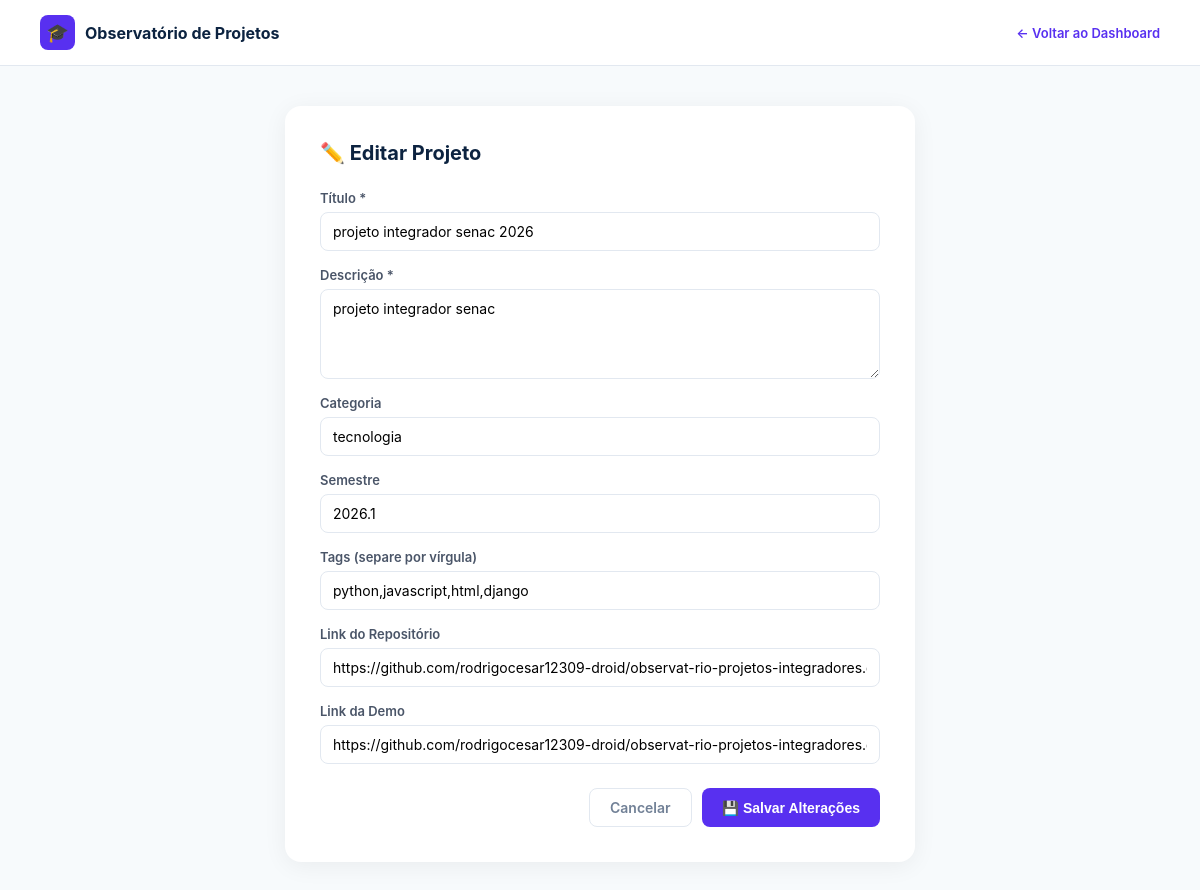
Before: /projetos/editar/1/ (signed in) with the older database file.
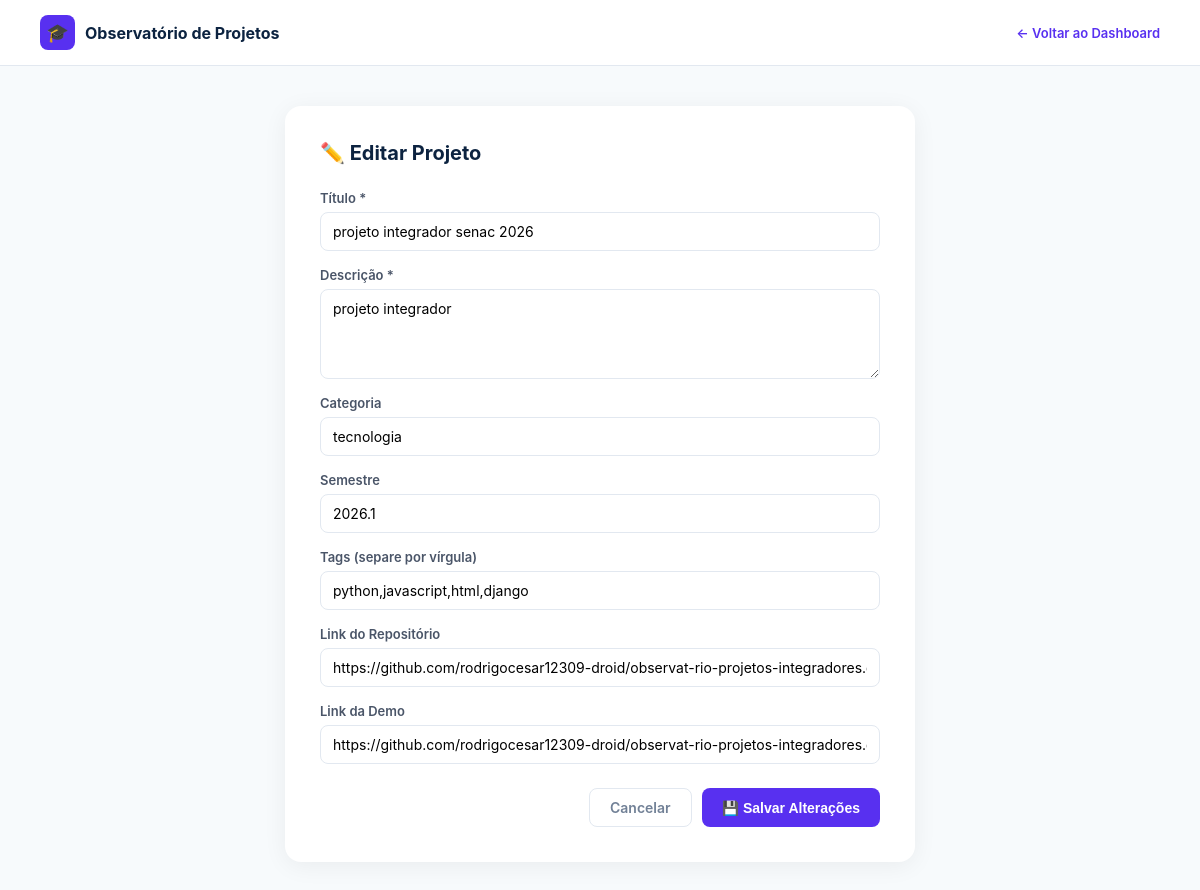
After: the same page with the newer database file.
### app_cadastro_projeto/models.py (models this page shows, shortened)
class ProjetoUsuario(models.Model):
    STATUS_CHOICES = [
        ('em_avaliacao', 'Em Avaliação'),
        ('aprovado', 'Aprovado'),
        ('reprovado', 'Reprovado'),
    ]
    usuario = models.ForeignKey(User, on_delete=models.CASCADE, related_name='projetos_usuario')
    titulo = models.CharField(max_length=200)
    descricao = models.TextField()
    categoria = models.CharField(max_length=100, blank=True)
    semestre = models.CharField(max_length=20, blank=True)
    nota = models.FloatField(blank=True, null=True)
    status = models.CharField(max_length=20, choices=STATUS_CHOICES, default='em_avaliacao')
    tags = models.CharField(max_length=200, blank=True, help_text='Separe por vírgula. Ex: React,Node.js')
    link_repositorio = models.URLField(blank=True, null=True)
    link_demo = models.URLField(blank=True, null=True)
    ativo = models.BooleanField(default=True)
    criado_em = models.DateTimeField(auto_now_add=True, null=True)
    atualizado_em = models.DateTimeField(auto_now=True, null=True)
    class Meta:
        ordering = ['-criado_em']

### app_cadastro_projeto/views.py (the view, shortened to what this page needs)
# urls.py: path('projetos/editar/<int:projeto_id>/', views.editar_projeto, name='editar_projeto'),
@login_required(login_url='home')
def editar_projeto(request, projeto_id):
    projeto = get_object_or_404(ProjetoUsuario, id=projeto_id, usuario=request.user)
    return render(request, 'usuarios/editar_projeto.html', {'projeto': projeto})

### app_cadastro_projeto/templates/usuarios/editar_projeto.html (shortened to what this page needs)
<!DOCTYPE html>
<html lang="pt-br">
<head>
</head>
<body>
<nav class="navbar">
    <div class="brand">
        <div class="brand-icon">🎓</div>
        <div class="brand-text">
            <h1>Observatório de Projetos</h1>
        </div>
    </div>
    <a href="{% url 'dashboard' %}" style="font-size:13px; color:#5830f0; font-weight:600; text-decoration:none;">← Voltar ao Dashboard</a>
</nav>
<div class="card">
    <h2>✏️ Editar Projeto</h2>
    <form method="POST">
        <div class="form-group">
            <label>Título *</label>
            <input type="text" name="titulo" value="{{ projeto.titulo }}" required>
        </div>
        <div class="form-group">
            <label>Descrição *</label>
            <textarea name="descricao" required>{{ projeto.descricao }}</textarea>
        </div>
        <div class="form-group">
            <label>Categoria</label>
            <input type="text" name="categoria" value="{{ projeto.categoria }}">
        </div>
        <div class="form-group">
            <label>Semestre</label>
            <input type="text" name="semestre" value="{{ projeto.semestre }}">
        </div>
        <div class="form-group">
            <label>Tags (separe por vírgula)</label>
            <input type="text" name="tags" value="{{ projeto.tags }}" placeholder="Ex: React, Node.js, Python">
        </div>
        <div class="form-group">
            <label>Link do Repositório</label>
            <input type="url" name="link_repositorio" value="{{ projeto.link_repositorio|default:'' }}" placeholder="https://github.com/...">
        </div>
        <div class="form-group">
            <label>Link da Demo</label>
            <input type="url" name="link_demo" value="{{ projeto.link_demo|default:'' }}" placeholder="https://...">
        </div>
        <div class="actions">
            <a href="{% url 'dashboard' %}" class="btn-cancelar">Cancelar</a>
            <button type="submit" class="btn-salvar">💾 Salvar Alterações</button>
        </div>
    </form>
</div>
</body>
</html>

Changed rows visible on the page:
changed ProjetoUsuario "tecnologia": descricao "projeto integrador senac" → "projeto integrador"
